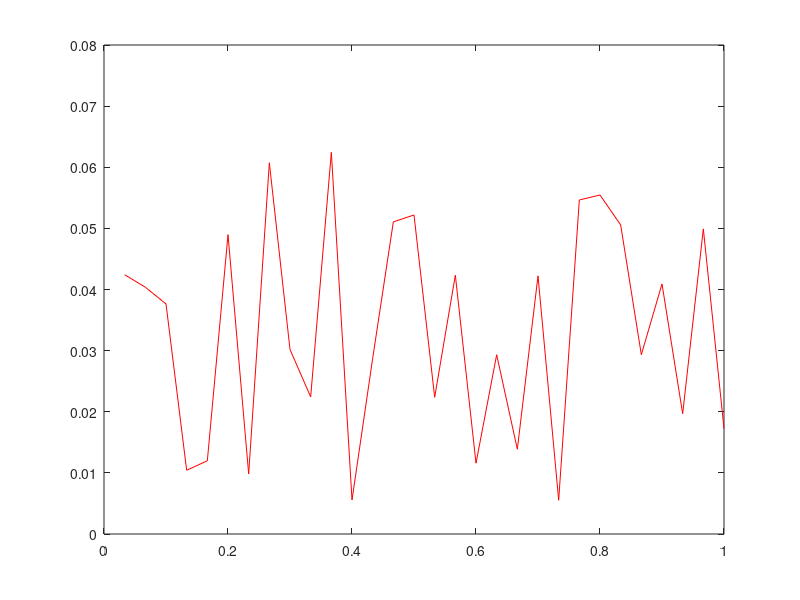
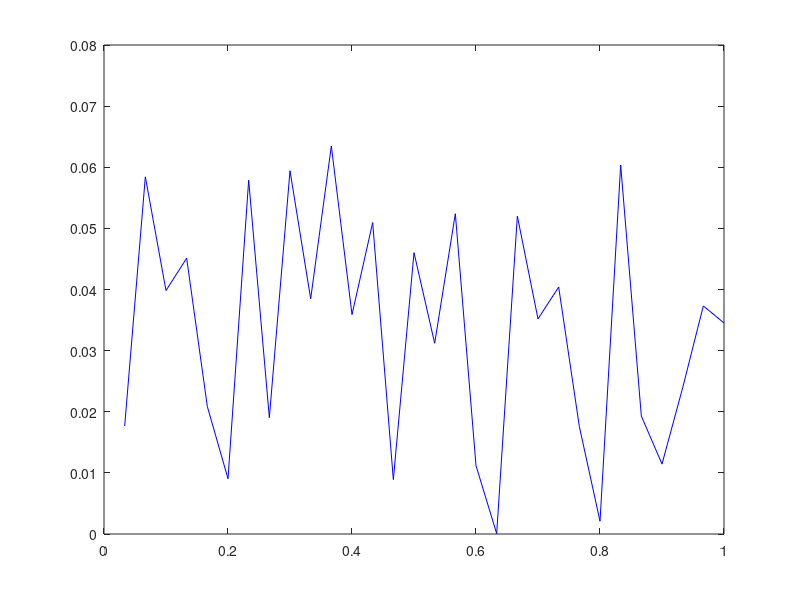
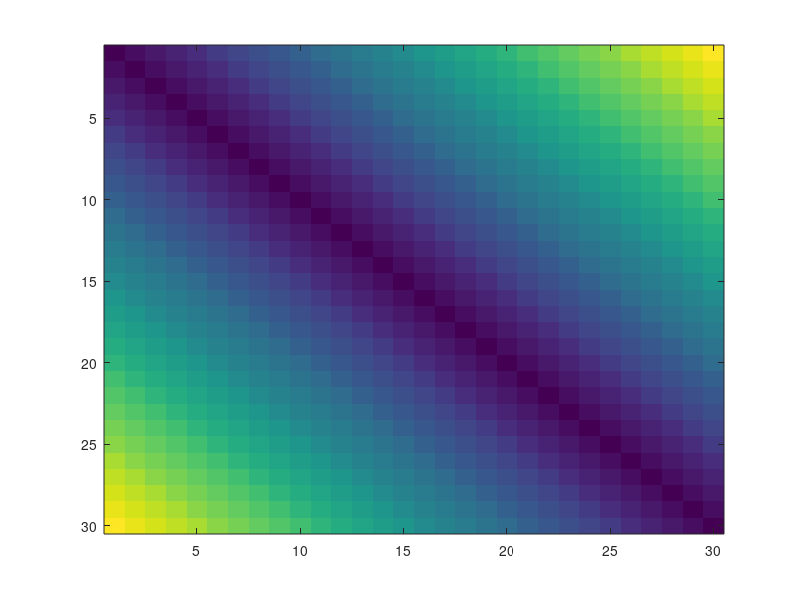

Write the MATLAB code that produced these figures, in order. (Note: this script raises an error after producing the figures.)
% test for SinkhornGrad
n = 30;
m = 30;

dx = 1/n:1/n:1;
dy = 1/m:1/m:1;

dxy = abs(bsxfun(@minus,dx',dy)).^1;
dxy = dxy/max(dxy(:));

a = exp(-(dx'-0.3).^2/0.1);
a = a/sum(a);
b = exp(-(dy'-0.7).^2/0.05);
b = b/sum(b);

% a = 1/n*ones(n,1);
% b = 1/m*ones(m,1);
% 
% a = 1*(dx'-0.3).^2+1;
% a = a/sum(a);
% b = 2*(dy'-0.7).^2+1;
% b = b/sum(b);

a = rand(n,1);
a = a/sum(a);
b = rand(m,1);
b = b./sum(b,1);

figure,plot(dx,a,'r');
figure,plot(dy,b,'b')
figure,imagesc(dxy);
%%
lambda = 1/200;
tol = 1.0e-7;
maxiter = 5000;
verbose = 0;
tic;
[map,Dis,u,v,iter,err_hold] = sinkhorn_OT(a,b,dxy,lambda,tol,maxiter,verbose); % running with VERBOSE
 [Dis1] = Sinkhorn_1vsN(a,b,dxy,lambda,tol,maxiter);
toc;

figure,imagesc(map),title('map T');
figure,surf(map),title('map T');

[map_lp] = LP_OT(a,b,dxy,1);
figure,imagesc(map_lp);
figure,surf(map_lp),title('map lp');
%%
K = exp(-1/lambda*dxy);
tic
[d,grad_a,grad_b] = SinkhornGrad(a,b,K,dxy,500);
toc
figure,imagesc(grad_a)
figure,imagesc(grad_b)























